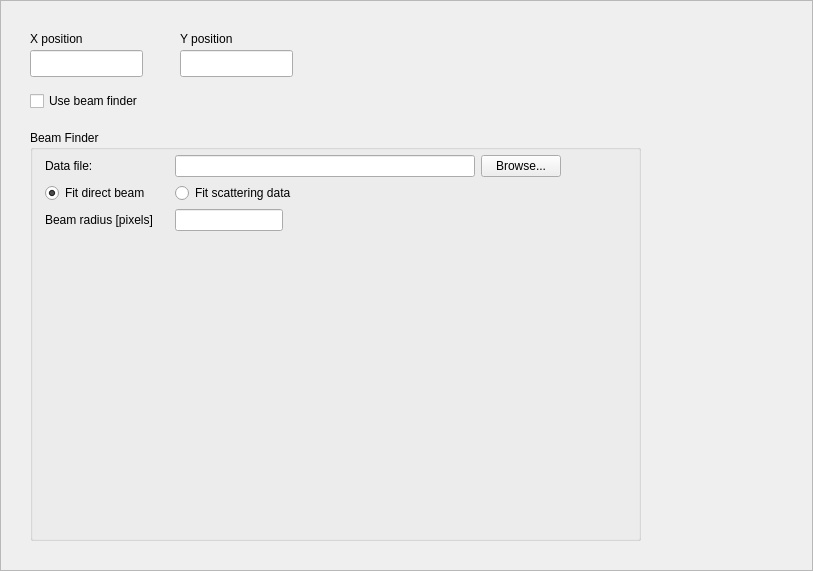
<?xml version="1.0" encoding="UTF-8"?>
<ui version="4.0">
 <class>Frame</class>
 <widget class="QFrame" name="Frame">
  <property name="geometry">
   <rect>
    <x>0</x>
    <y>0</y>
    <width>813</width>
    <height>571</height>
   </rect>
  </property>
  <property name="windowTitle">
   <string>Frame</string>
  </property>
  <property name="frameShape">
   <enum>QFrame::StyledPanel</enum>
  </property>
  <property name="frameShadow">
   <enum>QFrame::Raised</enum>
  </property>
  <widget class="QWidget" name="verticalLayoutWidget">
   <property name="geometry">
    <rect>
     <x>10</x>
     <y>10</y>
     <width>641</width>
     <height>551</height>
    </rect>
   </property>
   <layout class="QVBoxLayout" name="verticalLayout">
    <item>
     <widget class="QWidget" name="widget" native="true">
      <widget class="QLineEdit" name="x_pos_edit">
       <property name="geometry">
        <rect>
         <x>20</x>
         <y>40</y>
         <width>113</width>
         <height>27</height>
        </rect>
       </property>
      </widget>
      <widget class="QLineEdit" name="y_pos_edit">
       <property name="geometry">
        <rect>
         <x>170</x>
         <y>40</y>
         <width>113</width>
         <height>27</height>
        </rect>
       </property>
      </widget>
      <widget class="QLabel" name="x_pos_label">
       <property name="geometry">
        <rect>
         <x>20</x>
         <y>20</y>
         <width>81</width>
         <height>17</height>
        </rect>
       </property>
       <property name="text">
        <string>X position</string>
       </property>
      </widget>
      <widget class="QLabel" name="y_pos_label">
       <property name="geometry">
        <rect>
         <x>170</x>
         <y>20</y>
         <width>81</width>
         <height>17</height>
        </rect>
       </property>
       <property name="text">
        <string>Y position</string>
       </property>
      </widget>
      <widget class="QGroupBox" name="groupBox">
       <property name="geometry">
        <rect>
         <x>20</x>
         <y>120</y>
         <width>611</width>
         <height>411</height>
        </rect>
       </property>
       <property name="title">
        <string>Beam Finder</string>
       </property>
       <widget class="QWidget" name="formLayoutWidget">
        <property name="geometry">
         <rect>
          <x>10</x>
          <y>20</y>
          <width>591</width>
          <height>131</height>
         </rect>
        </property>
        <layout class="QFormLayout" name="formLayout">
         <property name="sizeConstraint">
          <enum>QLayout::SetFixedSize</enum>
         </property>
         <property name="fieldGrowthPolicy">
          <enum>QFormLayout::AllNonFixedFieldsGrow</enum>
         </property>
         <property name="margin">
          <number>5</number>
         </property>
         <item row="0" column="0">
          <widget class="QLabel" name="data_file_label">
           <property name="text">
            <string>Data file:                       </string>
           </property>
          </widget>
         </item>
         <item row="1" column="0">
          <widget class="QRadioButton" name="direct_beam">
           <property name="toolTip">
            <string>Fit the direct beam to obtain the beam center</string>
           </property>
           <property name="text">
            <string>Fit direct beam</string>
           </property>
           <property name="checked">
            <bool>true</bool>
           </property>
          </widget>
         </item>
         <item row="1" column="1">
          <widget class="QRadioButton" name="scattering_data">
           <property name="toolTip">
            <string>Fit only the scattering profile to obtain the beam center</string>
           </property>
           <property name="text">
            <string>Fit scattering data</string>
           </property>
          </widget>
         </item>
         <item row="2" column="0">
          <widget class="QLabel" name="beam_radius_label">
           <property name="text">
            <string>Beam radius [pixels]</string>
           </property>
          </widget>
         </item>
         <item row="2" column="1">
          <widget class="QLineEdit" name="beam_radius_edit">
           <property name="sizePolicy">
            <sizepolicy hsizetype="Fixed" vsizetype="Fixed">
             <horstretch>0</horstretch>
             <verstretch>0</verstretch>
            </sizepolicy>
           </property>
           <property name="minimumSize">
            <size>
             <width>97</width>
             <height>0</height>
            </size>
           </property>
          </widget>
         </item>
         <item row="0" column="1">
          <layout class="QHBoxLayout" name="horizontalLayout">
           <item>
            <widget class="QLineEdit" name="beam_data_file_edit">
             <property name="minimumSize">
              <size>
               <width>300</width>
               <height>0</height>
              </size>
             </property>
             <property name="toolTip">
              <string>Enter the name of the beam data file</string>
             </property>
            </widget>
           </item>
           <item>
            <widget class="QPushButton" name="data_file_browse_button">
             <property name="sizePolicy">
              <sizepolicy hsizetype="Fixed" vsizetype="Fixed">
               <horstretch>0</horstretch>
               <verstretch>0</verstretch>
              </sizepolicy>
             </property>
             <property name="text">
              <string>Browse...</string>
             </property>
            </widget>
           </item>
          </layout>
         </item>
        </layout>
       </widget>
      </widget>
      <widget class="QCheckBox" name="use_beam_finder_checkbox">
       <property name="geometry">
        <rect>
         <x>20</x>
         <y>80</y>
         <width>181</width>
         <height>22</height>
        </rect>
       </property>
       <property name="text">
        <string>Use beam finder</string>
       </property>
      </widget>
     </widget>
    </item>
   </layout>
  </widget>
 </widget>
 <resources/>
 <connections>
  <connection>
   <sender>use_beam_finder_checkbox</sender>
   <signal>clicked()</signal>
   <receiver>Frame</receiver>
   <slot>use_beam_finder_changed()</slot>
   <hints>
    <hint type="sourcelabel">
     <x>108</x>
     <y>105</y>
    </hint>
    <hint type="destinationlabel">
     <x>370</x>
     <y>5</y>
    </hint>
   </hints>
  </connection>
  <connection>
   <sender>scattering_data</sender>
   <signal>clicked()</signal>
   <receiver>Frame</receiver>
   <slot>fit_scattering_data()</slot>
   <hints>
    <hint type="sourcelabel">
     <x>255</x>
     <y>198</y>
    </hint>
    <hint type="destinationlabel">
     <x>580</x>
     <y>5</y>
    </hint>
   </hints>
  </connection>
  <connection>
   <sender>direct_beam</sender>
   <signal>clicked()</signal>
   <receiver>Frame</receiver>
   <slot>fit_direct_beam()</slot>
   <hints>
    <hint type="sourcelabel">
     <x>97</x>
     <y>196</y>
    </hint>
    <hint type="destinationlabel">
     <x>60</x>
     <y>4</y>
    </hint>
   </hints>
  </connection>
 </connections>
 <slots>
  <slot>use_beam_finder_changed()</slot>
  <slot>fit_scattering_data()</slot>
  <slot>fit_direct_beam()</slot>
 </slots>
</ui>
